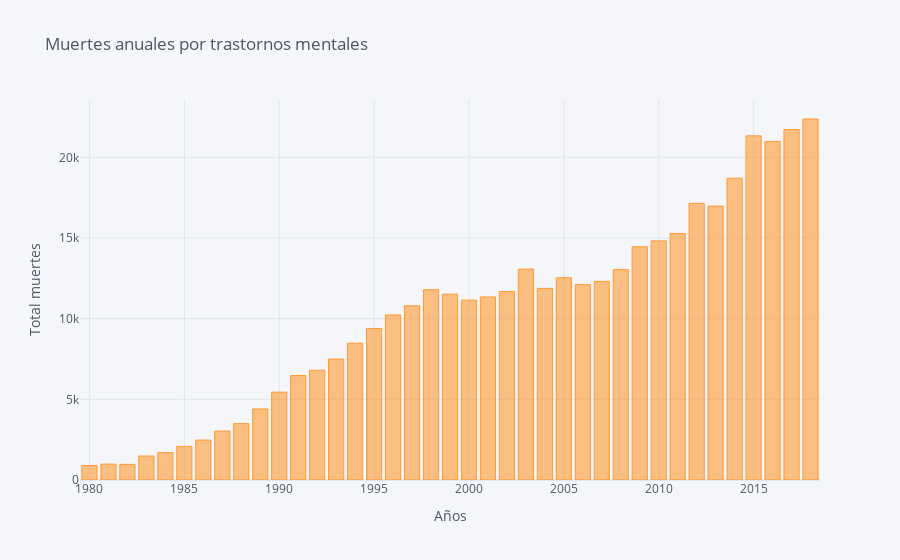

Notebook cell for this chart:
### Code cell
# Cufflinks bar plot

dataset_bar=dataset_todos_trastornos_mentales


dataset_bar.iplot(kind='bar',
                  x='Periodo',
                  y='Total',
                  xTitle='Años',
                  yTitle='Total muertes',
                  title='Muertes anuales por trastornos mentales ')

### Figure 1 — Plotly figure (JSON) as saved in the notebook; plotly's stock layout.template omitted (floating-point values rounded to 4 significant figures)
{"data": [{"marker": {"color": "rgba(255, 153, 51, 0.6)", "line": {"color": "rgba(255, 153, 51, 1.0)", "width": 1}}, "name": "Total", "orientation": "v", "text": "", "type": "bar", "x": [2018, 2017, 2015, 2016, 2014, 2012, 2013, 2011, 2010, 2009, 2003, 2008, 2005, 2007, 2006, 2004, 1998, 2002, 1999, 2001, 2000, 1997, 1996, 1995, 1994, 1993, 1992, 1991, 1990, 1989, 1988, 1987, 1986, 1985, 1984, 1983, 1981, 1982, 1980], "y": [22376, 21722, 21333, 20980, 18706, 17145, 16977, 15276, 14821, 14456, 13072, 13040, 12539, 12310, 12107, 11878, 11796, 11682, 11520, 11346, 11149, 10795, 10230, 9393, 8479, 7494, 6802, 6476, 5443, 4404, 3495, 3034, 2474, 2082, 1697, 1486, 985, 968, 900]}], "layout": {"legend": {"bgcolor": "#F5F6F9", "font": {"color": "#4D5663"}}, "paper_bgcolor": "#F5F6F9", "plot_bgcolor": "#F5F6F9", "title": {"font": {"color": "#4D5663"}, "text": "Muertes anuales por trastornos mentales "}, "xaxis": {"gridcolor": "#E1E5ED", "showgrid": true, "tickfont": {"color": "#4D5663"}, "title": {"font": {"color": "#4D5663"}, "text": "Años"}, "zerolinecolor": "#E1E5ED"}, "yaxis": {"gridcolor": "#E1E5ED", "showgrid": true, "tickfont": {"color": "#4D5663"}, "title": {"font": {"color": "#4D5663"}, "text": "Total muertes"}, "zerolinecolor": "#E1E5ED"}}}
